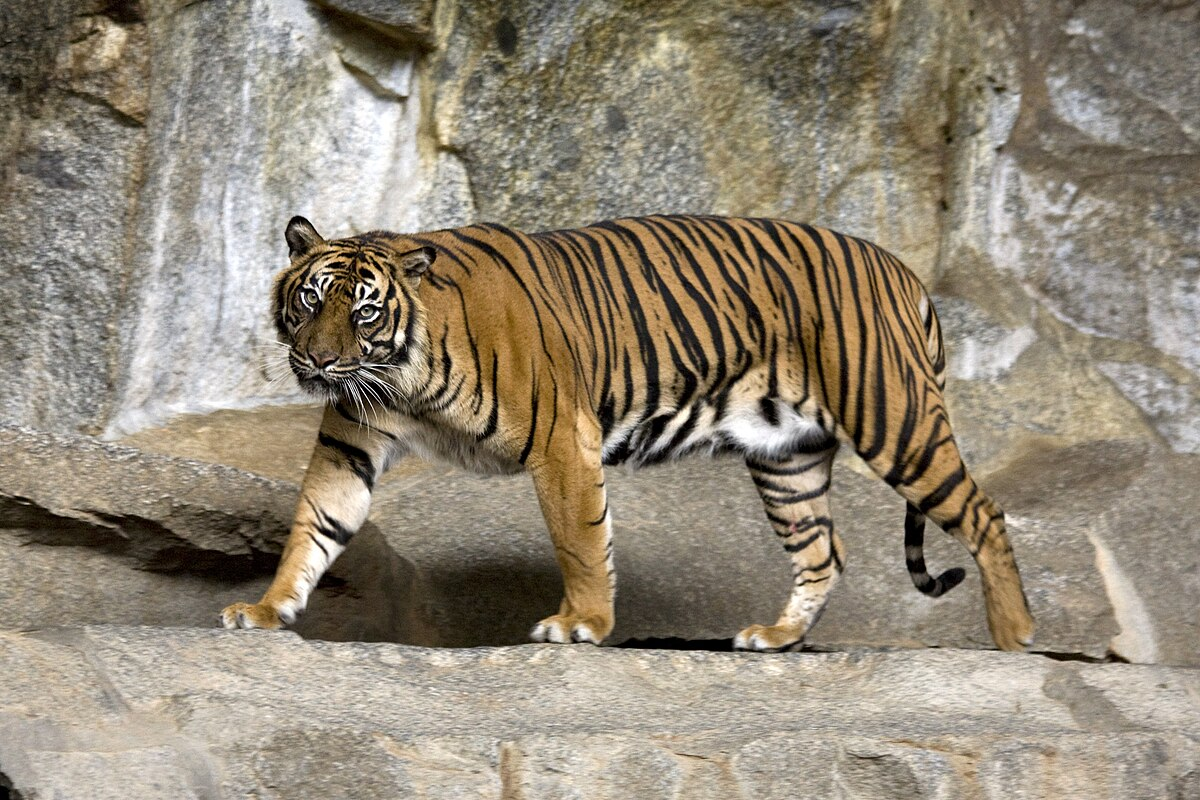
#> input picture images/raw/Tiger_Berlin.jpg, 1200 x 800 px
$ python -i pipeline.py   (imports and definitions only)
#> lines starting #> are read from the running program, lines starting #| are printed output that depends on the picture
"""
Deterministic image-to-paint-by-number pipeline using classical computer vision.

Pipeline stages:
    1. Preprocessing  — resize, RGB→CIELAB, bilateral filtering
    2. Segmentation   — SLIC superpixels + RAG merging (or Felzenszwalb)
    3. Palette        — k-means clustering of region means in LAB space
    4. Finalization   — connected-component analysis for contiguous regions
    5. Rendering      — contour extraction, distance-transform number placement

All color operations are performed in CIELAB space for perceptual uniformity.
"""

import numpy as np
import cv2
import gradio as gr
from skimage import color, segmentation
from skimage.measure import label as cc_label, regionprops
from sklearn.cluster import KMeans

import segmenters


# ── 1. Preprocessing ──────────────────────────────────────────

# [8 lines left out: function load_and_resize, not called in this run]


def preprocess_rgb(img_rgb: np.ndarray) -> np.ndarray:
    """
    Convert RGB → CIELAB and apply bilateral filtering.

    CIELAB is perceptually uniform: equal Euclidean distances correspond to
    approximately equal perceived color differences, making it well-suited for
    segmentation. The bilateral filter smooths noise while preserving edges.
    """
    img_float = img_rgb.astype("float32") / 255.0
    img_lab = color.rgb2lab(img_float)
#> img_lab: shape (800, 1200, 3) float32; mean of channels 0, 1, 2 56.4, 1.2, 10.7
    l, a, b = cv2.split(img_lab.astype("float32"))
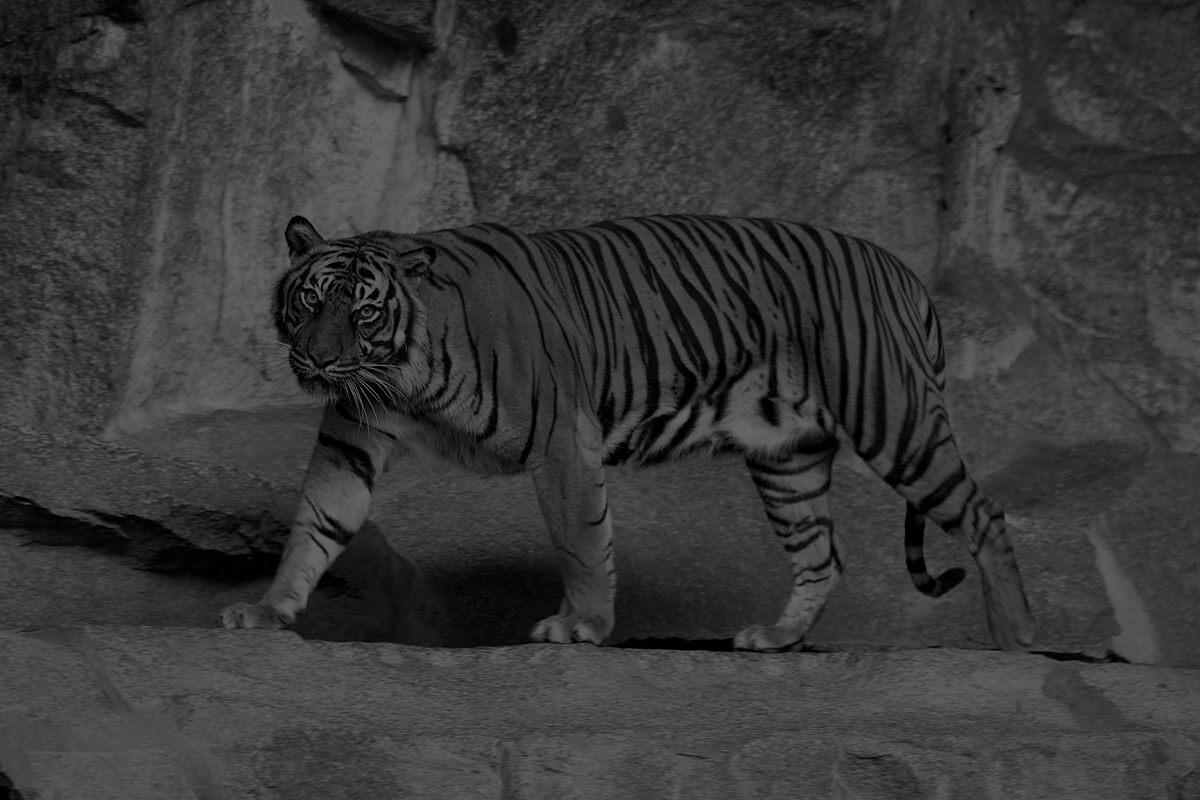
#> l: shape (800, 1200) float32; min 0, max 100, mean 56.4
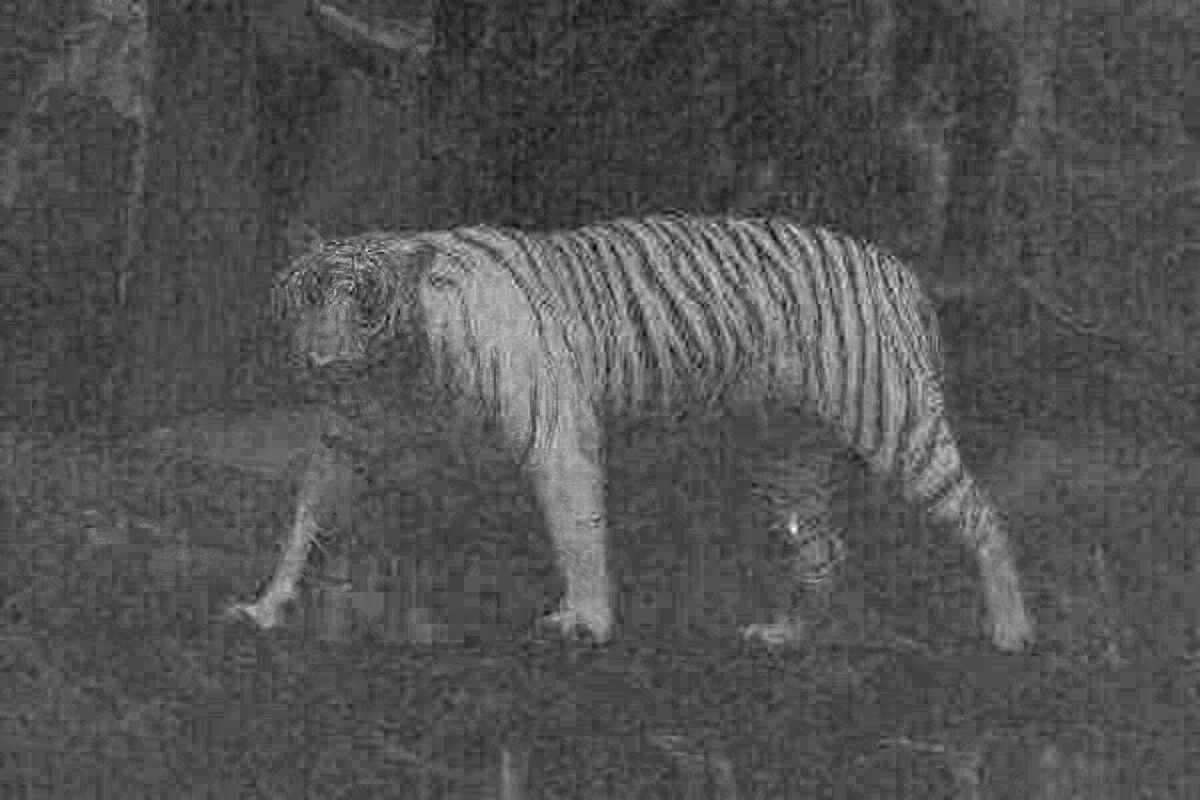
#> a: shape (800, 1200) float32; min -8.13, max 20.95, mean 1.2; drawn with min black and max white
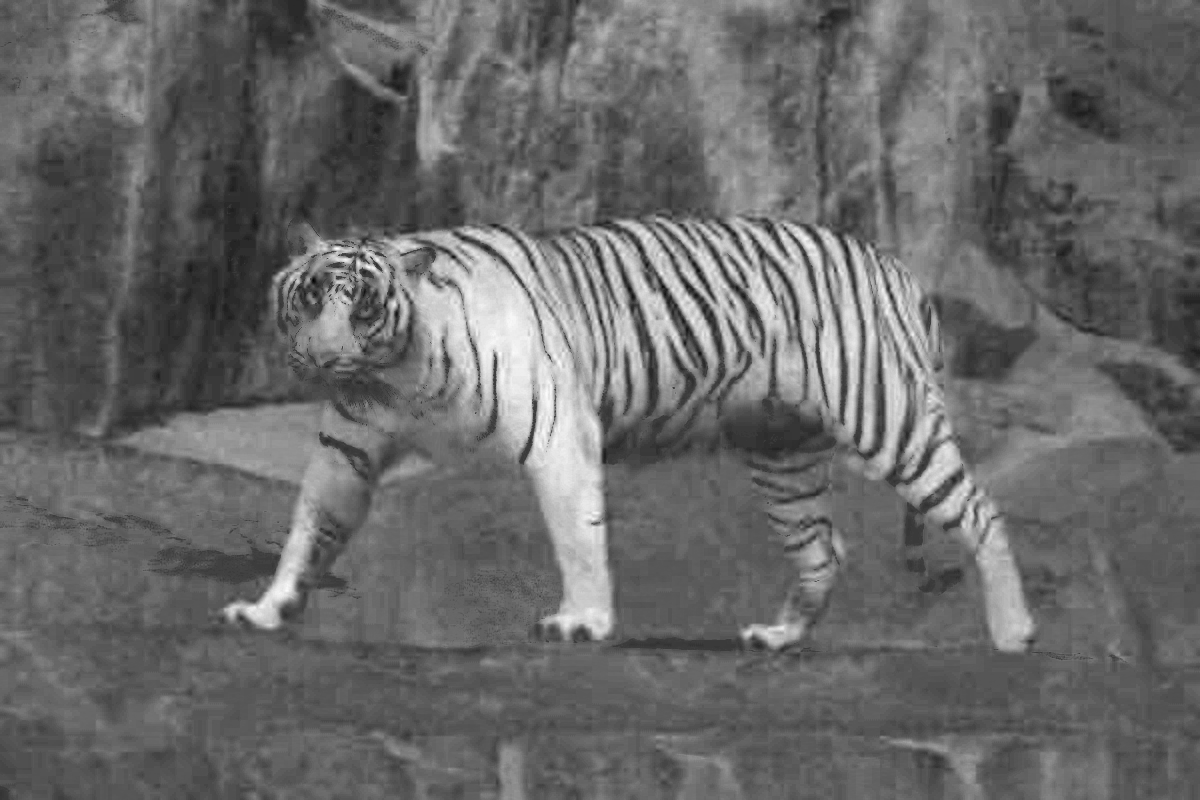
#> b: shape (800, 1200) float32; min -13.54, max 45.28, mean 10.7; drawn with min black and max white
    l = cv2.normalize(l, None, 0, 100, cv2.NORM_MINMAX)
    img_lab = cv2.merge([l, a, b])
    img_lab = cv2.bilateralFilter(img_lab, d=7, sigmaColor=5, sigmaSpace=7)
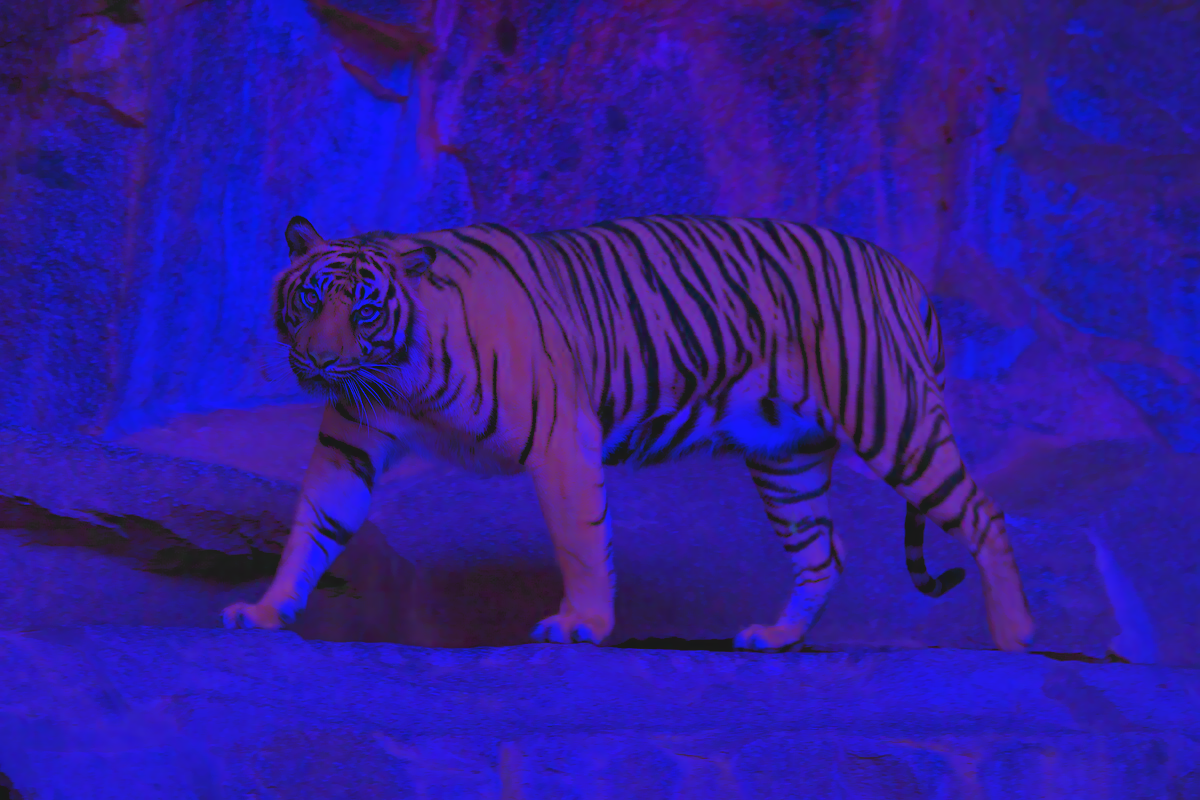
#> img_lab: shape (800, 1200, 3) float32; mean B, G, R 56.4, 1.2, 10.7; drawn with min black and max white
    return img_lab


# ── 2. Segmentation ───────────────────────────────────────────

# [228 lines left out: functions segment_image, quantize_palette, final_connectivity, lab_to_rgb_uint8, render_outputs, draw_numbers_on_outline and 3 more, not called in this run]

>>> import cv2
>>> picture = cv2.cvtColor(cv2.imread('images/raw/Tiger_Berlin.jpg'), cv2.COLOR_BGR2RGB)
>>> result = preprocess_rgb(picture)
